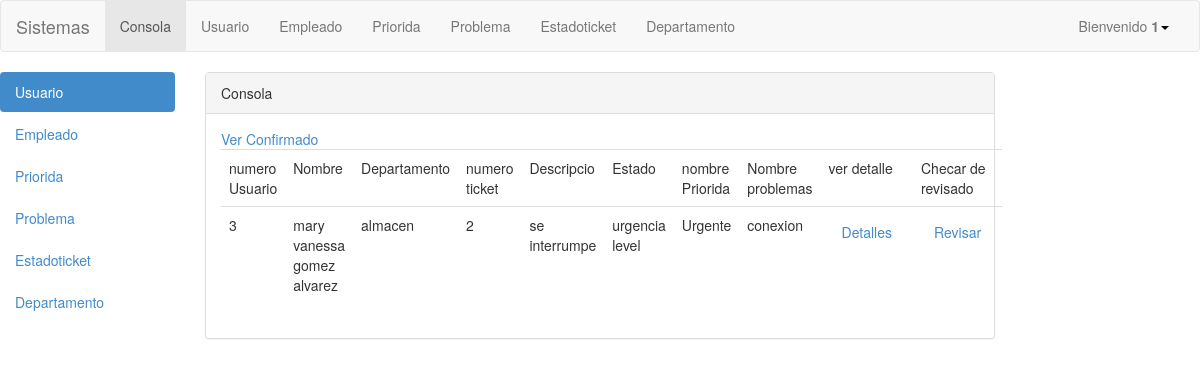
Page /ProyectoPR4/empleado/console.php (signed in) on the committed database.
### tables this page shows
CREATE TABLE IF NOT EXISTS `detalleticket` (
  `iddetalleTicket` int(11) NOT NULL AUTO_INCREMENT,
  `descripcio` varchar(45) DEFAULT NULL,
  `descripciondetallada` varchar(45) DEFAULT NULL,
  PRIMARY KEY (`iddetalleTicket`)
);

### ProyectoPR4/empleado/console.php (the view, shortened to what this page needs)
<!DOCTYPE html>
<html lang="en">
<head>
	<LINK rel="stylesheet" HREF="../../ProyectoPR4/css/bootstrap-3.2.0-dist/css/bootstrap.css"  >
     <link href="../../ProyectoPR4/css/custom.css" rel="stylesheet" type="text/css" />
           <link href="../../ProyectoPR4/css/panelTabs.css" rel="stylesheet" />
</head>
<body>
<?php
include("../include/menu.php");
?>
<div class="row">
 <div class="col-md-2">
   <?php
include("../include/menulateral.php")
    ?>
 </div>
  <div class="col-md-8">
  	<div class="panel panel-default">
  <div class="panel-heading">Consola</div>
  <div class="panel-body">
  <a href="consoleconfirmado.php">Ver Confirmado </a>
  <table class="table">
  <tr>
  <td>numero Usuario</td>
  <td>Nombre</td>
  <td>Departamento</td>
  <td>numero ticket</td>
  <td>Descripcio</td>
  <td>Estado</td>
  <td>nombre Priorida</td>
  <td>Nombre problemas</td>
 <td>ver detalle</td>
  <td>Checar de revisado</td>
</tr>
  <?php
$result= mysql_query("select p.idpersona, concat(p.nombre,' ', p.Snombre,' ', p.apellido,' ', p.Sapellido)as nom,d.nombreDepa ,tic.idticket,
dtic.descripcio, dtic.iddetalleTicket,stic.estado,prio.nombreprio,pro.nombreProblema
from persona as p inner join departamento as d on d.iddepartamento=p.departamento_iddepartamento
inner join ticket as tic on p.idpersona=tic.persona_idpersona
inner join detalleticket as dtic on dtic.iddetalleTicket=tic.detalleTicket_iddetalleTicket
inner join estadoticket as stic on stic.idestadoTicket=tic.estadoTicket_idestadoTicket
inner join priorida as prio on prio.idpriorida=tic.priorida_idpriorida
inner join problema as pro on pro.idproblema=tic.problema_idproblema where  idempleado is null  group by d.iddepartamento ASC") ;
while ($row=mysql_fetch_array($result)) {
?>
<tr>
  <td><?php echo$row["idpersona"]  ?></td>
  <td><?php echo$row["nom"]  ?></td>
  <td><?php echo$row["nombreDepa"]  ?></td>
  <td><?php echo$row["idticket"]  ?></td>
  <td><?php echo$row["descripcio"]  ?></td>
   <td><?php echo$row["estado"]  ?></td>
   <td><?php echo$row["nombreprio"]  ?></td>
   <td><?php echo$row["nombreProblema"]  ?></td>
 <td><form  id="updateCita" method="GET" action="destelleconsole.php ">
<input type="submit" name="cmdguardar" class="btn btn-link" value="Detalles" POST="SUMIT"/>
</form></td>
<td><form  id="updateCita" method="GET" action="actuaconsola.php ">
<input type="submit" name="cmdguardar" class="btn btn-link" value="Revisar" POST="SUMIT"/>
</form></td>
</tr>
<?php
}
?>
</table>
  </div>
</div>
  </div>
</div>
</body>
</html>

### rows in the picture
detalleticket: idpersona "3", nom "mary vanessa gomez alvarez", nombreDepa "almacen", idticket "2", descripcio "se interrumpe", estado "urgencia level", nombreprio "Urgente", nombreProblema "conexion"

### other values in the picture
$_SESSION['userid'] "1"
